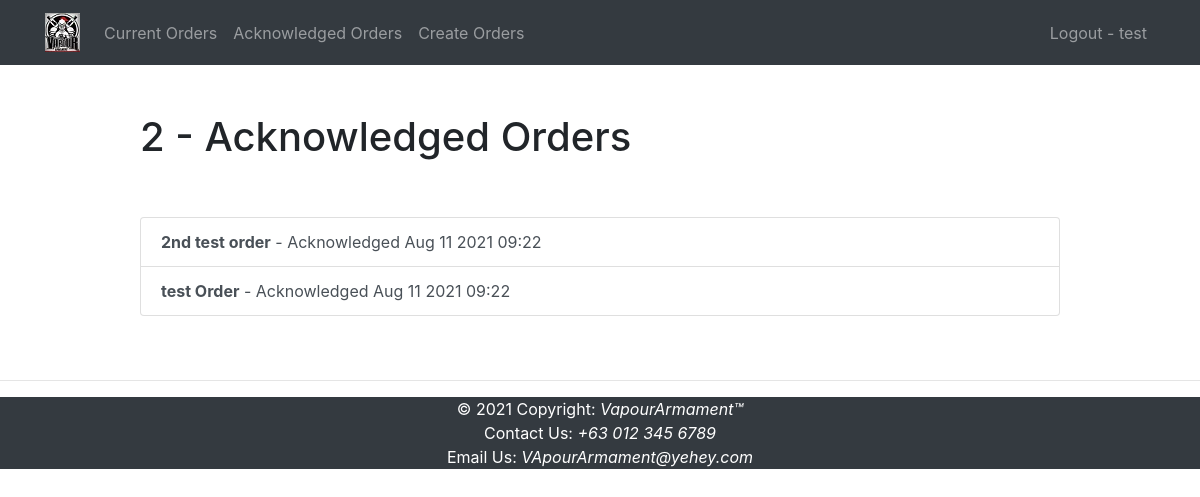
Page /completed/ (signed in) on the earlier database version.
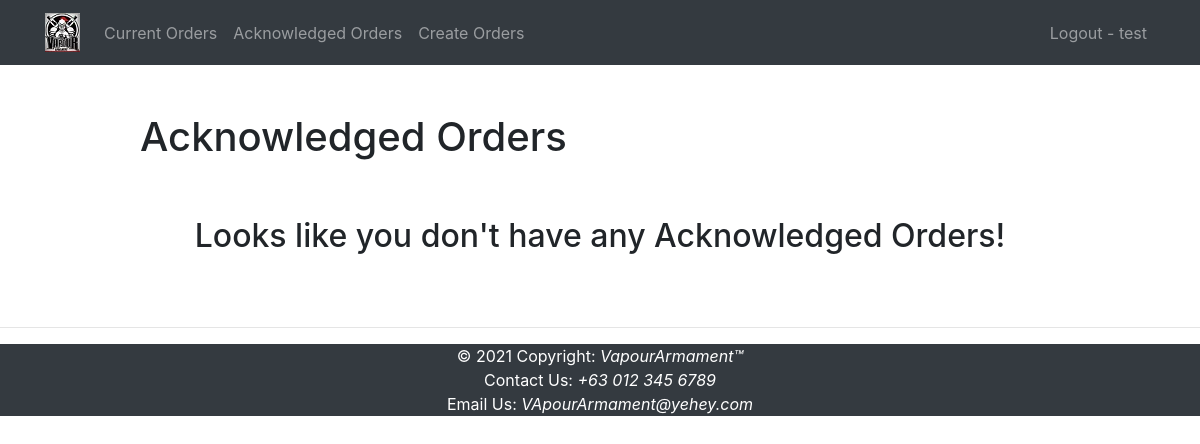
Same page on the later database version.
### website/models.py (models this page shows, shortened)
class Order(models.Model):
    title = models.CharField(max_length=100)
    memo = models.TextField(blank=True)
    created = models.DateTimeField(auto_now_add=True)
    datereceived = models.DateTimeField(null=True, blank=True)
    qty = models.IntegerField(default=0)
    user = models.ForeignKey(User, on_delete=models.CASCADE)

### website/views.py (the view)
# urls.py: path('completed/', views.completedorders, name='completedorders'),
@login_required
def completedorders(request):
    orders = Order.objects.filter(user=request.user, datereceived__isnull=False).order_by('-datereceived')
    return render(request, 'website/completedorders.html', {'orders': orders})

### website/templates/website/completedorders.html
{% extends "website/base.html" %}
{% block content %}
    <div class="row justify-content-center mt-5">
        <div class="col-md-10">
          {% if orders %}
               <h1>{{ orders.count }} - Acknowledged Order{{ orders.count|pluralize }}</h1>
          {% else %}
               <h1>Acknowledged Orders</h1>
          {% endif %}
        </div>
    </div>
    <div class="row justify-content-center mt-5">
    {% if orders %}
          <div class="col-md-10">
              <div class="list-group">
                  {% for order in orders %}
                      <a href="{% url 'vieworder' order.id %}" class="list-group-item list-group-item-action"><b>{{ order.title }}</b> - Acknowledged {{ order.datereceived|date:'M j Y H:i' }}</a>
                  {% endfor %}
              </div>
          </div>
    {% else %}
        <div class="text-center">
            <h2>Looks like you don't have any Acknowledged Orders!</h2>
        </div>
    {% endif %}
    </div>
{% endblock %}

Differences in the rows shown:
removed Order: title "2nd test order", datereceived "Aug 11 2021 09:22"
removed Order: title "test Order", datereceived "Aug 11 2021 09:22"
Other differences:
{{ orders.count }}: "2" → (not shown)
text no longer shown: "- Acknowledged Order"
text now shown: "Acknowledged Orders Looks like you don't have any Acknowledged Orders!"
